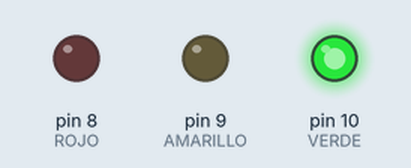
This sketch was run on a simulated Arduino Uno, built with avr-gcc and run on an emulated ATmega328P. Parts: output pins drawn as LEDs (lit = HIGH).

Above: at 1.5 s.
At 3.75 s:
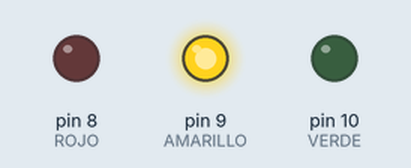
At 4.65 s:
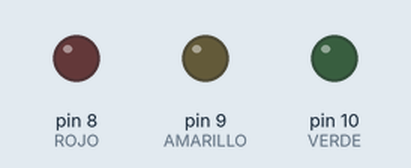
At 6.3 s:
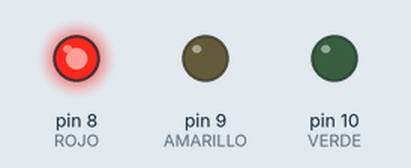
Timing chart, 0 to 10.1 s (numbered marks = the images above):
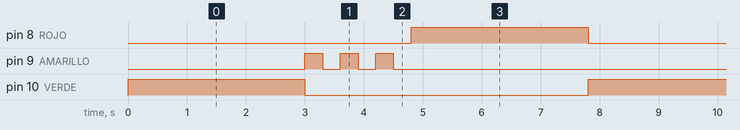

The sketch:

semaforo.ino.ino
```cpp
const int ROJO = 8;
const int AMARILLO = 9;
const int VERDE = 10;

void setup() {
    pinMode(ROJO, OUTPUT);
    pinMode(AMARILLO, OUTPUT);
    pinMode(VERDE, OUTPUT);
}

void loop() {
    // Verde durante 3 segundos
    digitalWrite(VERDE, HIGH);
    delay(3000);
    digitalWrite(VERDE, LOW);

    // Amarillo: 3 parpadeos
    for (int i = 0; i < 3; i++) {
        digitalWrite(AMARILLO, HIGH);
        delay(300);
        digitalWrite(AMARILLO, LOW);
        delay(300);
    }

    // Rojo durante 3 segundos
    digitalWrite(ROJO, HIGH);
    delay(3000);
    digitalWrite(ROJO, LOW);
}
```

Measured:
- by itself, pin 8 (ROJO), pin 10 (VERDE): alternates HIGH for 3.0 s and LOW for 4.8 s
- by itself, pin 9 (AMARILLO): repeats every 7.8 s: 2 × (LOW 0.30 s, HIGH 0.30 s), LOW 6.3 s, HIGH 0.30 s
- by itself, everything shown: repeats every 7.8 s, in 9 steps
